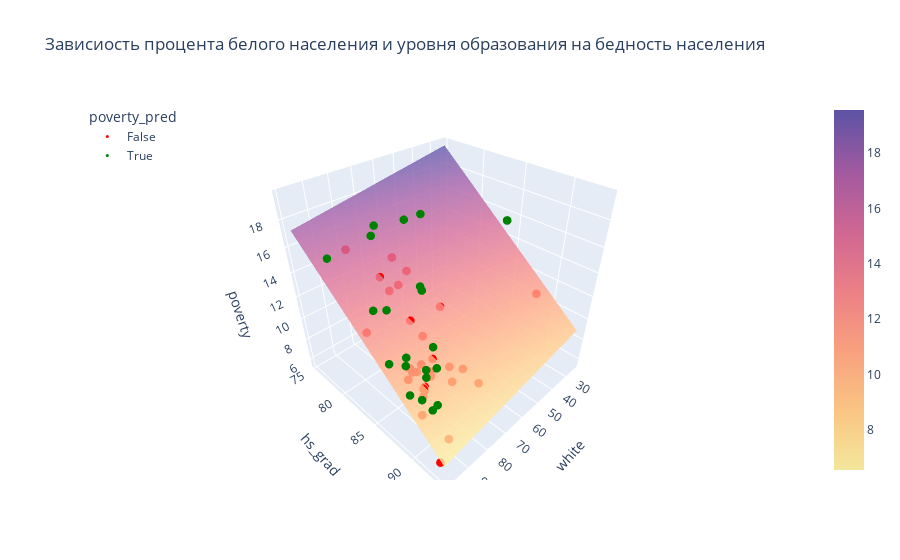

The notebook cell this image was saved under:
### Markdown cell above
### Регрессионный анализ с несколькими независимыми переменными

### Code cell
import pandas as pd
import plotly.express as px
import plotly.graph_objects as pgo
import numpy as np
import statsmodels.formula.api as smfa

df = pd.read_csv('states.csv')

lm = smfa.ols(formula='poverty ~ white + hs_grad', data = df).fit()
#print(lm.summary())
margin = 2
mesh_size = 1
x_min, x_max = df.white.min() - margin, df.white.max() + margin
y_min, y_max = df.hs_grad.min() - margin, df.hs_grad.max() + margin
z_pred = lambda x, y: lm.params.Intercept + lm.params.white * x  + lm.params.hs_grad * y
x_range = np.arange(x_min, x_max, mesh_size)
y_range = np.arange(y_min, y_max, mesh_size)
z_range = np.array([[z_pred(x, y) for x in x_range] for y in y_range])

df['poverty_pred'] = np.array([poverty >= z_pred(df.white[i], df.hs_grad[i]) for i, poverty in df.poverty.items()])

fig = px.scatter_3d(df, x = 'white', y = 'hs_grad', z = 'poverty', 
                    color='poverty_pred', 
                    color_discrete_sequence=['red', 'green'],
                   title='Зависиость процента белого населения и уровня образования на бедность населения')
fig.update_traces(marker=dict(size=3))
fig.add_traces(pgo.Surface(x = x_range, y = y_range, z = z_range, name = 'prediction', opacity=0.8, colorscale = 'sunset'))
fig.update_layout(legend=dict(
    yanchor="top",
    y=0.99,
    xanchor="left",
    x=0.01
))

fig.show()

### Figure 1 — Plotly figure (JSON) as saved in the notebook; plotly's stock layout.template omitted (floating-point values rounded to 4 significant figures; data arrays with more than 128 entries replaced by an {"elided": "..."} marker saying what was removed)
{"data": [{"hovertemplate": "poverty_pred=False<br>white=%{x}<br>hs_grad=%{y}<br>poverty=%{z}<extra></extra>", "legendgroup": "False", "marker": {"color": "red", "size": 3, "symbol": "circle"}, "mode": "markers", "name": "False", "scene": "scene", "showlegend": true, "type": "scatter3d", "x": [71.3, 70.8, 77.5, 90.2, 85.4, 76.3, 80.6, 67.5, 25.9, 79.5, 88.9, 94.9, 89.3, 65.6, 87.2, 81.5, 90.2, 85.3, 84.1, 96.3, 77.3, 74.1, 85.4, 86.4, 89.2, 67.7, 80.8, 83.6, 73.9, 90.1], "y": [79.9, 90.6, 81.1, 88.7, 87.5, 88.7, 84.7, 85.1, 88.5, 85.9, 86.4, 89.7, 88.6, 87.6, 87.1, 87.6, 91.6, 88.3, 85.6, 92.1, 86.2, 81.4, 87.2, 86, 81, 80.8, 81, 77.2, 87.8, 88.6], "z": [14.6, 8.3, 12.8, 9.4, 7.8, 8.1, 12.1, 12.1, 10.6, 11.2, 8.7, 8.3, 9.4, 7.3, 9.6, 10.3, 6.5, 9.6, 8.3, 5.6, 7.8, 13.1, 10.1, 9.2, 10.3, 13.5, 14.2, 15.3, 8.7, 8.6]}, {"hovertemplate": "poverty_pred=True<br>white=%{x}<br>hs_grad=%{y}<br>poverty=%{z}<extra></extra>", "legendgroup": "True", "marker": {"color": "green", "size": 3, "symbol": "circle"}, "mode": "markers", "name": "True", "scene": "scene", "showlegend": true, "type": "scatter3d", "x": [87.7, 81, 36.2, 95.5, 90.3, 64.2, 97.1, 61.2, 90.9, 92.1, 84.9, 73.6, 92.5, 78.4, 90.8, 88.8, 93.6, 96.9, 85.5, 95, 94.7], "y": [83.8, 80.9, 86, 88.2, 82.8, 79.8, 86.6, 81.2, 90.1, 90.8, 81.7, 84.2, 89.7, 85.7, 86.9, 88.7, 89.4, 88.9, 89.1, 78.7, 90.9], "z": [13.3, 18, 16.8, 11.8, 13.1, 17, 11.3, 17.6, 13.7, 9.5, 17.8, 14, 11.9, 14.7, 11.2, 10.2, 9.3, 9.9, 10.8, 16, 9.5]}, {"colorscale": [[0, "rgb(243, 231, 155)"], [0.1667, "rgb(250, 196, 132)"], [0.3333, "rgb(248, 160, 126)"], [0.5, "rgb(235, 127, 134)"], [0.6667, "rgb(206, 102, 147)"], [0.8333, "rgb(160, 89, 160)"], [1, "rgb(92, 83, 165)"]], "name": "prediction", "opacity": 0.8, "type": "surface", "x": [23.9, 24.9, 25.9, 26.9, 27.9, 28.9, 29.9, 30.9, 31.9, 32.9, 33.9, 34.9, 35.9, 36.9, 37.9, 38.9, 39.9, 40.9, 41.9, 42.9, 43.9, 44.9, 45.9, 46.9, 47.9, 48.9, 49.9, 50.9, 51.9, 52.9, 53.9, 54.9, 55.9, 56.9, 57.9, 58.9, 59.9, 60.9, 61.9, 62.9, 63.9, 64.9, 65.9, 66.9, 67.9, 68.9, 69.9, 70.9, 71.9, 72.9, 73.9, 74.9, 75.9, 76.9, 77.9, 78.9, 79.9, 80.9, 81.9, 82.9, 83.9, 84.9, 85.9, 86.9, 87.9, 88.9, 89.9, 90.9, 91.9, 92.9, 93.9, 94.9, 95.9, 96.9, 97.9, 98.9], "y": [75.2, 76.2, 77.2, 78.2, 79.2, 80.2, 81.2, 82.2, 83.2, 84.2, 85.2, 86.2, 87.2, 88.2, 89.2, 90.2, 91.2, 92.2, 93.2], "z": {"elided": "19x76 float values"}}], "layout": {"legend": {"title": {"text": "poverty_pred"}, "tracegroupgap": 0, "x": 0.01, "xanchor": "left", "y": 0.99, "yanchor": "top"}, "scene": {"domain": {"x": [0, 1], "y": [0, 1]}, "xaxis": {"title": {"text": "white"}}, "yaxis": {"title": {"text": "hs_grad"}}, "zaxis": {"title": {"text": "poverty"}}}, "title": {"text": "Зависиость процента белого населения и уровня образования на бедность населения"}}}
